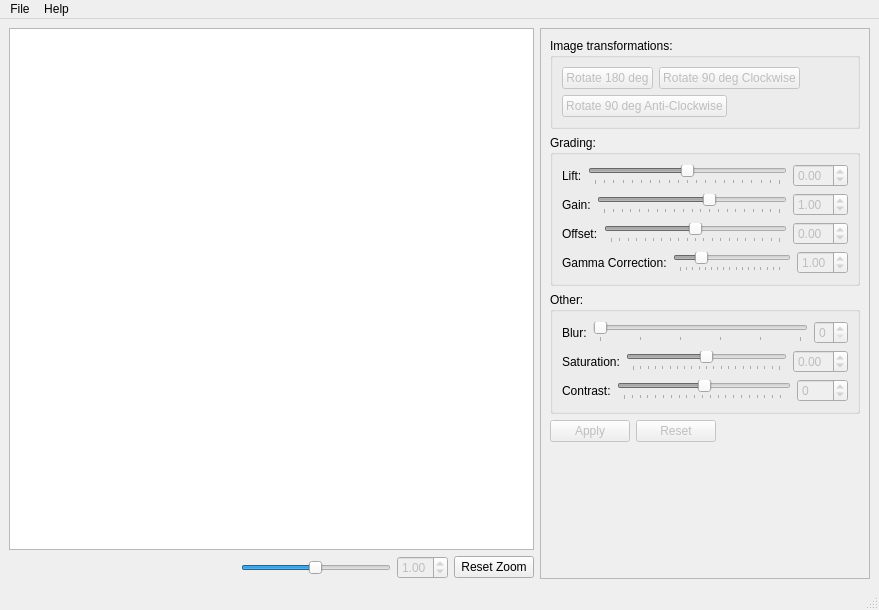
<?xml version="1.0" encoding="UTF-8"?>
<ui version="4.0">
 <class>MainWindow</class>
 <widget class="QMainWindow" name="MainWindow">
  <property name="geometry">
   <rect>
    <x>0</x>
    <y>0</y>
    <width>879</width>
    <height>610</height>
   </rect>
  </property>
  <property name="sizePolicy">
   <sizepolicy hsizetype="Preferred" vsizetype="Preferred">
    <horstretch>0</horstretch>
    <verstretch>0</verstretch>
   </sizepolicy>
  </property>
  <property name="windowTitle">
   <string>Image Editor</string>
  </property>
  <widget class="QWidget" name="centralwidget">
   <property name="sizePolicy">
    <sizepolicy hsizetype="Preferred" vsizetype="Preferred">
     <horstretch>0</horstretch>
     <verstretch>0</verstretch>
    </sizepolicy>
   </property>
   <layout class="QHBoxLayout" name="horizontalLayout_7">
    <item>
     <layout class="QVBoxLayout" name="verticalLayout_3">
      <item>
       <widget class="QGraphicsView" name="graphicsView"/>
      </item>
      <item>
       <layout class="QHBoxLayout" name="horizontalLayout_4">
        <item>
         <spacer name="horizontalSpacer_2">
          <property name="orientation">
           <enum>Qt::Horizontal</enum>
          </property>
          <property name="sizeHint" stdset="0">
           <size>
            <width>40</width>
            <height>20</height>
           </size>
          </property>
         </spacer>
        </item>
        <item>
         <widget class="QSlider" name="horizontalSlider_3">
          <property name="sizePolicy">
           <sizepolicy hsizetype="Expanding" vsizetype="Fixed">
            <horstretch>0</horstretch>
            <verstretch>0</verstretch>
           </sizepolicy>
          </property>
          <property name="maximumSize">
           <size>
            <width>150</width>
            <height>16777215</height>
           </size>
          </property>
          <property name="minimum">
           <number>1</number>
          </property>
          <property name="maximum">
           <number>1000</number>
          </property>
          <property name="value">
           <number>500</number>
          </property>
          <property name="orientation">
           <enum>Qt::Horizontal</enum>
          </property>
         </widget>
        </item>
        <item>
         <widget class="QDoubleSpinBox" name="doubleSpinBox_6">
          <property name="enabled">
           <bool>false</bool>
          </property>
          <property name="maximum">
           <double>2.000000000000000</double>
          </property>
          <property name="value">
           <double>1.000000000000000</double>
          </property>
         </widget>
        </item>
        <item>
         <widget class="QPushButton" name="pushButton_2">
          <property name="text">
           <string>Reset Zoom</string>
          </property>
         </widget>
        </item>
       </layout>
      </item>
     </layout>
    </item>
    <item>
     <widget class="QScrollArea" name="scrollArea">
      <property name="sizePolicy">
       <sizepolicy hsizetype="Minimum" vsizetype="Expanding">
        <horstretch>0</horstretch>
        <verstretch>1</verstretch>
       </sizepolicy>
      </property>
      <property name="minimumSize">
       <size>
        <width>330</width>
        <height>0</height>
       </size>
      </property>
      <property name="widgetResizable">
       <bool>true</bool>
      </property>
      <widget class="QWidget" name="scrollAreaWidgetContents">
       <property name="geometry">
        <rect>
         <x>0</x>
         <y>0</y>
         <width>328</width>
         <height>549</height>
        </rect>
       </property>
       <layout class="QVBoxLayout" name="verticalLayout_5">
        <item>
         <widget class="QGroupBox" name="groupBox_2">
          <property name="sizePolicy">
           <sizepolicy hsizetype="Preferred" vsizetype="Preferred">
            <horstretch>0</horstretch>
            <verstretch>0</verstretch>
           </sizepolicy>
          </property>
          <property name="title">
           <string>Image transformations:</string>
          </property>
          <layout class="QVBoxLayout" name="verticalLayout_2">
           <item>
            <layout class="QHBoxLayout" name="horizontalLayout_8">
             <item>
              <widget class="QPushButton" name="pushButton_6">
               <property name="enabled">
                <bool>false</bool>
               </property>
               <property name="text">
                <string>Rotate 180 deg</string>
               </property>
              </widget>
             </item>
             <item>
              <widget class="QPushButton" name="pushButton_4">
               <property name="enabled">
                <bool>false</bool>
               </property>
               <property name="text">
                <string>Rotate 90 deg Clockwise</string>
               </property>
              </widget>
             </item>
             <item>
              <spacer name="horizontalSpacer_4">
               <property name="orientation">
                <enum>Qt::Horizontal</enum>
               </property>
               <property name="sizeHint" stdset="0">
                <size>
                 <width>40</width>
                 <height>20</height>
                </size>
               </property>
              </spacer>
             </item>
            </layout>
           </item>
           <item>
            <layout class="QHBoxLayout" name="horizontalLayout_6">
             <item>
              <widget class="QPushButton" name="pushButton_5">
               <property name="enabled">
                <bool>false</bool>
               </property>
               <property name="text">
                <string>Rotate 90 deg Anti-Clockwise</string>
               </property>
              </widget>
             </item>
             <item>
              <spacer name="horizontalSpacer">
               <property name="orientation">
                <enum>Qt::Horizontal</enum>
               </property>
               <property name="sizeHint" stdset="0">
                <size>
                 <width>13</width>
                 <height>20</height>
                </size>
               </property>
              </spacer>
             </item>
            </layout>
           </item>
          </layout>
         </widget>
        </item>
        <item>
         <widget class="QGroupBox" name="groupBox_3">
          <property name="title">
           <string>Grading:</string>
          </property>
          <layout class="QVBoxLayout" name="verticalLayout_4">
           <item>
            <layout class="QHBoxLayout" name="horizontalLayout_9">
             <item>
              <widget class="QLabel" name="label_4">
               <property name="text">
                <string>Lift:</string>
               </property>
              </widget>
             </item>
             <item>
              <widget class="QSlider" name="horizontalSlider_5">
               <property name="enabled">
                <bool>false</bool>
               </property>
               <property name="minimum">
                <number>-500</number>
               </property>
               <property name="maximum">
                <number>500</number>
               </property>
               <property name="orientation">
                <enum>Qt::Horizontal</enum>
               </property>
               <property name="tickPosition">
                <enum>QSlider::TicksBelow</enum>
               </property>
               <property name="tickInterval">
                <number>50</number>
               </property>
              </widget>
             </item>
             <item>
              <widget class="QDoubleSpinBox" name="doubleSpinBox_3">
               <property name="enabled">
                <bool>false</bool>
               </property>
               <property name="minimum">
                <double>-5.000000000000000</double>
               </property>
               <property name="maximum">
                <double>5.000000000000000</double>
               </property>
              </widget>
             </item>
            </layout>
           </item>
           <item>
            <layout class="QHBoxLayout" name="horizontalLayout_10">
             <item>
              <widget class="QLabel" name="label_5">
               <property name="text">
                <string>Gain:</string>
               </property>
              </widget>
             </item>
             <item>
              <widget class="QSlider" name="horizontalSlider_6">
               <property name="enabled">
                <bool>false</bool>
               </property>
               <property name="minimum">
                <number>-500</number>
               </property>
               <property name="maximum">
                <number>500</number>
               </property>
               <property name="value">
                <number>100</number>
               </property>
               <property name="orientation">
                <enum>Qt::Horizontal</enum>
               </property>
               <property name="tickPosition">
                <enum>QSlider::TicksBelow</enum>
               </property>
               <property name="tickInterval">
                <number>50</number>
               </property>
              </widget>
             </item>
             <item>
              <widget class="QDoubleSpinBox" name="doubleSpinBox_4">
               <property name="enabled">
                <bool>false</bool>
               </property>
               <property name="minimum">
                <double>-5.000000000000000</double>
               </property>
               <property name="maximum">
                <double>5.000000000000000</double>
               </property>
               <property name="value">
                <double>1.000000000000000</double>
               </property>
              </widget>
             </item>
            </layout>
           </item>
           <item>
            <layout class="QHBoxLayout" name="horizontalLayout_11">
             <item>
              <widget class="QLabel" name="label_6">
               <property name="text">
                <string>Offset:</string>
               </property>
              </widget>
             </item>
             <item>
              <widget class="QSlider" name="horizontalSlider_7">
               <property name="enabled">
                <bool>false</bool>
               </property>
               <property name="minimum">
                <number>-500</number>
               </property>
               <property name="maximum">
                <number>500</number>
               </property>
               <property name="orientation">
                <enum>Qt::Horizontal</enum>
               </property>
               <property name="tickPosition">
                <enum>QSlider::TicksBelow</enum>
               </property>
               <property name="tickInterval">
                <number>50</number>
               </property>
              </widget>
             </item>
             <item>
              <widget class="QDoubleSpinBox" name="doubleSpinBox_5">
               <property name="enabled">
                <bool>false</bool>
               </property>
               <property name="minimum">
                <double>-5.000000000000000</double>
               </property>
               <property name="maximum">
                <double>5.000000000000000</double>
               </property>
              </widget>
             </item>
            </layout>
           </item>
           <item>
            <layout class="QHBoxLayout" name="horizontalLayout_5">
             <item>
              <widget class="QLabel" name="label_3">
               <property name="text">
                <string>Gamma Correction:</string>
               </property>
              </widget>
             </item>
             <item>
              <widget class="QSlider" name="horizontalSlider_4">
               <property name="enabled">
                <bool>false</bool>
               </property>
               <property name="maximum">
                <number>500</number>
               </property>
               <property name="value">
                <number>100</number>
               </property>
               <property name="tracking">
                <bool>true</bool>
               </property>
               <property name="orientation">
                <enum>Qt::Horizontal</enum>
               </property>
               <property name="tickPosition">
                <enum>QSlider::TicksBelow</enum>
               </property>
               <property name="tickInterval">
                <number>30</number>
               </property>
              </widget>
             </item>
             <item>
              <widget class="QDoubleSpinBox" name="doubleSpinBox_2">
               <property name="enabled">
                <bool>false</bool>
               </property>
               <property name="maximum">
                <double>5.000000000000000</double>
               </property>
               <property name="value">
                <double>1.000000000000000</double>
               </property>
              </widget>
             </item>
            </layout>
           </item>
          </layout>
         </widget>
        </item>
        <item>
         <widget class="QGroupBox" name="groupBox">
          <property name="sizePolicy">
           <sizepolicy hsizetype="Preferred" vsizetype="Preferred">
            <horstretch>0</horstretch>
            <verstretch>0</verstretch>
           </sizepolicy>
          </property>
          <property name="minimumSize">
           <size>
            <width>250</width>
            <height>0</height>
           </size>
          </property>
          <property name="baseSize">
           <size>
            <width>0</width>
            <height>0</height>
           </size>
          </property>
          <property name="layoutDirection">
           <enum>Qt::LeftToRight</enum>
          </property>
          <property name="autoFillBackground">
           <bool>false</bool>
          </property>
          <property name="title">
           <string>Other:</string>
          </property>
          <property name="flat">
           <bool>false</bool>
          </property>
          <property name="checkable">
           <bool>false</bool>
          </property>
          <layout class="QVBoxLayout" name="verticalLayout">
           <item>
            <layout class="QHBoxLayout" name="horizontalLayout">
             <item>
              <widget class="QLabel" name="label">
               <property name="text">
                <string>Blur:</string>
               </property>
              </widget>
             </item>
             <item>
              <widget class="QSlider" name="horizontalSlider">
               <property name="enabled">
                <bool>false</bool>
               </property>
               <property name="maximum">
                <number>5</number>
               </property>
               <property name="orientation">
                <enum>Qt::Horizontal</enum>
               </property>
               <property name="invertedAppearance">
                <bool>false</bool>
               </property>
               <property name="invertedControls">
                <bool>false</bool>
               </property>
               <property name="tickPosition">
                <enum>QSlider::TicksBelow</enum>
               </property>
              </widget>
             </item>
             <item>
              <widget class="QSpinBox" name="spinBox">
               <property name="enabled">
                <bool>false</bool>
               </property>
               <property name="maximum">
                <number>5</number>
               </property>
               <property name="value">
                <number>0</number>
               </property>
              </widget>
             </item>
            </layout>
           </item>
           <item>
            <layout class="QHBoxLayout" name="horizontalLayout_2">
             <item>
              <widget class="QLabel" name="label_2">
               <property name="text">
                <string>Saturation:</string>
               </property>
              </widget>
             </item>
             <item>
              <widget class="QSlider" name="horizontalSlider_2">
               <property name="enabled">
                <bool>false</bool>
               </property>
               <property name="autoFillBackground">
                <bool>false</bool>
               </property>
               <property name="minimum">
                <number>-100</number>
               </property>
               <property name="maximum">
                <number>100</number>
               </property>
               <property name="orientation">
                <enum>Qt::Horizontal</enum>
               </property>
               <property name="tickPosition">
                <enum>QSlider::TicksBelow</enum>
               </property>
               <property name="tickInterval">
                <number>0</number>
               </property>
              </widget>
             </item>
             <item>
              <widget class="QDoubleSpinBox" name="doubleSpinBox">
               <property name="enabled">
                <bool>false</bool>
               </property>
               <property name="minimum">
                <double>-1.000000000000000</double>
               </property>
               <property name="maximum">
                <double>1.000000000000000</double>
               </property>
               <property name="value">
                <double>0.000000000000000</double>
               </property>
              </widget>
             </item>
            </layout>
           </item>
           <item>
            <layout class="QHBoxLayout" name="horizontalLayout_12">
             <item>
              <widget class="QLabel" name="label_7">
               <property name="text">
                <string>Contrast:</string>
               </property>
              </widget>
             </item>
             <item>
              <widget class="QSlider" name="horizontalSlider_8">
               <property name="enabled">
                <bool>false</bool>
               </property>
               <property name="autoFillBackground">
                <bool>false</bool>
               </property>
               <property name="minimum">
                <number>-255</number>
               </property>
               <property name="maximum">
                <number>255</number>
               </property>
               <property name="orientation">
                <enum>Qt::Horizontal</enum>
               </property>
               <property name="tickPosition">
                <enum>QSlider::TicksBelow</enum>
               </property>
               <property name="tickInterval">
                <number>25</number>
               </property>
              </widget>
             </item>
             <item>
              <widget class="QSpinBox" name="spinBox_2">
               <property name="enabled">
                <bool>false</bool>
               </property>
               <property name="minimum">
                <number>-255</number>
               </property>
               <property name="maximum">
                <number>255</number>
               </property>
              </widget>
             </item>
            </layout>
           </item>
          </layout>
         </widget>
        </item>
        <item>
         <layout class="QHBoxLayout" name="horizontalLayout_3">
          <item>
           <widget class="QPushButton" name="pushButton">
            <property name="enabled">
             <bool>false</bool>
            </property>
            <property name="sizePolicy">
             <sizepolicy hsizetype="Preferred" vsizetype="Preferred">
              <horstretch>0</horstretch>
              <verstretch>0</verstretch>
             </sizepolicy>
            </property>
            <property name="text">
             <string>Apply</string>
            </property>
           </widget>
          </item>
          <item>
           <widget class="QPushButton" name="pushButton_3">
            <property name="enabled">
             <bool>false</bool>
            </property>
            <property name="sizePolicy">
             <sizepolicy hsizetype="Preferred" vsizetype="Preferred">
              <horstretch>0</horstretch>
              <verstretch>0</verstretch>
             </sizepolicy>
            </property>
            <property name="text">
             <string>Reset</string>
            </property>
           </widget>
          </item>
          <item>
           <spacer name="horizontalSpacer_3">
            <property name="orientation">
             <enum>Qt::Horizontal</enum>
            </property>
            <property name="sizeHint" stdset="0">
             <size>
              <width>40</width>
              <height>20</height>
             </size>
            </property>
           </spacer>
          </item>
         </layout>
        </item>
        <item>
         <spacer name="verticalSpacer">
          <property name="orientation">
           <enum>Qt::Vertical</enum>
          </property>
          <property name="sizeHint" stdset="0">
           <size>
            <width>20</width>
            <height>295</height>
           </size>
          </property>
         </spacer>
        </item>
       </layout>
      </widget>
     </widget>
    </item>
   </layout>
  </widget>
  <widget class="QMenuBar" name="menubar">
   <property name="geometry">
    <rect>
     <x>0</x>
     <y>0</y>
     <width>879</width>
     <height>21</height>
    </rect>
   </property>
   <widget class="QMenu" name="menuFile">
    <property name="title">
     <string>File</string>
    </property>
    <addaction name="actionOpen_image"/>
    <addaction name="actionSave_Image"/>
    <addaction name="actionClose_Image"/>
    <addaction name="actionExit"/>
   </widget>
   <widget class="QMenu" name="menuHelp">
    <property name="title">
     <string>Help</string>
    </property>
    <addaction name="actionAbout"/>
   </widget>
   <addaction name="menuFile"/>
   <addaction name="menuHelp"/>
  </widget>
  <widget class="QStatusBar" name="statusbar"/>
  <action name="actionOpen_image">
   <property name="text">
    <string>Open Image</string>
   </property>
  </action>
  <action name="actionSave_Image">
   <property name="text">
    <string>Save Image</string>
   </property>
  </action>
  <action name="actionClose_Image">
   <property name="text">
    <string>Close Image</string>
   </property>
  </action>
  <action name="actionExit">
   <property name="text">
    <string>Exit</string>
   </property>
  </action>
  <action name="actionAbout">
   <property name="text">
    <string>About</string>
   </property>
  </action>
 </widget>
 <resources/>
 <connections/>
</ui>
